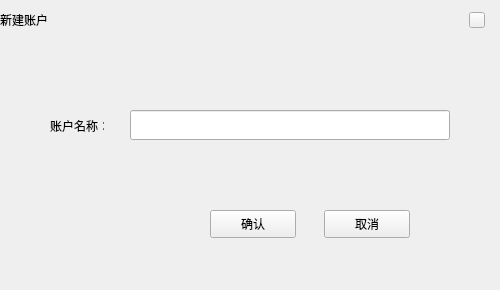
<?xml version="1.0" encoding="UTF-8"?>
<ui version="4.0">
 <class>NameDialog</class>
 <widget class="QDialog" name="NameDialog">
  <property name="geometry">
   <rect>
    <x>0</x>
    <y>0</y>
    <width>500</width>
    <height>290</height>
   </rect>
  </property>
  <property name="font">
   <font>
    <family>微软雅黑</family>
    <pointsize>9</pointsize>
   </font>
  </property>
  <property name="windowTitle">
   <string>Dialog</string>
  </property>
  <property name="styleSheet">
   <string notr="true"/>
  </property>
  <widget class="QLineEdit" name="nameLineEdit">
   <property name="geometry">
    <rect>
     <x>130</x>
     <y>110</y>
     <width>320</width>
     <height>30</height>
    </rect>
   </property>
   <property name="font">
    <font>
     <family>微软雅黑</family>
     <weight>50</weight>
     <italic>false</italic>
     <bold>false</bold>
    </font>
   </property>
   <property name="styleSheet">
    <string notr="true"/>
   </property>
   <property name="cursorPosition">
    <number>0</number>
   </property>
  </widget>
  <widget class="QLabel" name="addressNameTipLabel1">
   <property name="geometry">
    <rect>
     <x>103</x>
     <y>152</y>
     <width>16</width>
     <height>16</height>
    </rect>
   </property>
   <property name="text">
    <string/>
   </property>
  </widget>
  <widget class="QToolButton" name="okBtn">
   <property name="geometry">
    <rect>
     <x>210</x>
     <y>210</y>
     <width>86</width>
     <height>28</height>
    </rect>
   </property>
   <property name="cursor">
    <cursorShape>PointingHandCursor</cursorShape>
   </property>
   <property name="styleSheet">
    <string notr="true"/>
   </property>
   <property name="text">
    <string>确认</string>
   </property>
  </widget>
  <widget class="QLabel" name="addressNameTipLabel2">
   <property name="geometry">
    <rect>
     <x>160</x>
     <y>150</y>
     <width>200</width>
     <height>20</height>
    </rect>
   </property>
   <property name="text">
    <string/>
   </property>
  </widget>
  <widget class="QToolButton" name="cancelBtn">
   <property name="geometry">
    <rect>
     <x>324</x>
     <y>210</y>
     <width>86</width>
     <height>28</height>
    </rect>
   </property>
   <property name="cursor">
    <cursorShape>PointingHandCursor</cursorShape>
   </property>
   <property name="styleSheet">
    <string notr="true"/>
   </property>
   <property name="text">
    <string>取消</string>
   </property>
  </widget>
  <widget class="QLabel" name="title_Label">
   <property name="geometry">
    <rect>
     <x>0</x>
     <y>0</y>
     <width>500</width>
     <height>40</height>
    </rect>
   </property>
   <property name="font">
    <font>
     <family>微软雅黑</family>
     <weight>50</weight>
     <italic>false</italic>
     <bold>false</bold>
    </font>
   </property>
   <property name="styleSheet">
    <string notr="true"/>
   </property>
   <property name="text">
    <string>新建账户</string>
   </property>
  </widget>
  <widget class="QToolButton" name="closeBtn">
   <property name="geometry">
    <rect>
     <x>469</x>
     <y>12</y>
     <width>16</width>
     <height>16</height>
    </rect>
   </property>
   <property name="font">
    <font>
     <family>微软雅黑</family>
    </font>
   </property>
   <property name="cursor">
    <cursorShape>PointingHandCursor</cursorShape>
   </property>
   <property name="styleSheet">
    <string notr="true"/>
   </property>
   <property name="text">
    <string/>
   </property>
  </widget>
  <widget class="QLabel" name="label">
   <property name="geometry">
    <rect>
     <x>50</x>
     <y>120</y>
     <width>54</width>
     <height>12</height>
    </rect>
   </property>
   <property name="text">
    <string>账户名称：</string>
   </property>
  </widget>
 </widget>
 <resources/>
 <connections/>
</ui>
